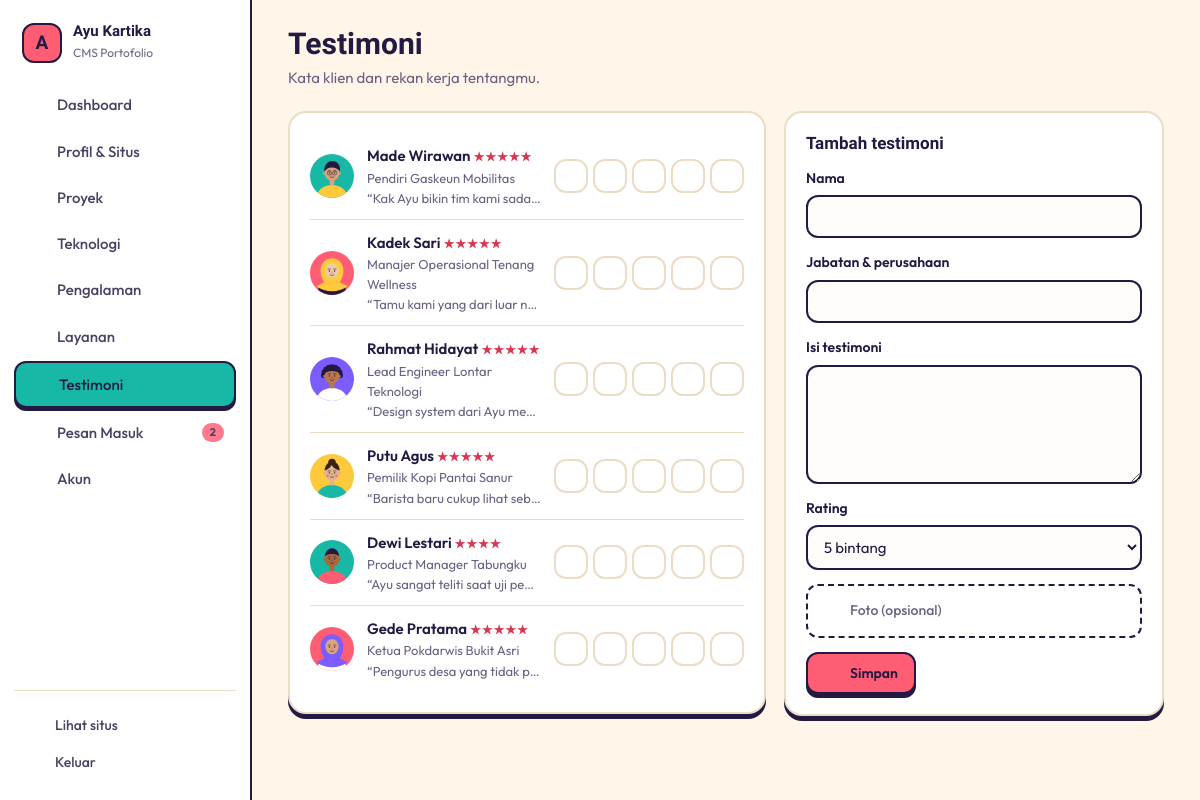
Screenshot of /index.php?page=testimoni (signed in) with the database file from the repository.
### tables this page shows
CREATE TABLE testimoni (
  id INT AUTO_INCREMENT PRIMARY KEY,
  nama VARCHAR(100) NOT NULL,
  jabatan VARCHAR(120) NOT NULL DEFAULT '',
  isi TEXT NOT NULL,
  foto VARCHAR(255) NOT NULL DEFAULT '',
  rating TINYINT UNSIGNED NOT NULL DEFAULT 5,
  tampil TINYINT(1) NOT NULL DEFAULT 1,
  urutan INT NOT NULL DEFAULT 0
);

### index.php (called while the page is built, shortened)
<?php
require __DIR__ . '/includes/bootstrap.php';
$admin = [
    'login'         => 'pages/admin/login.php',
    'logout'        => 'pages/admin/logout.php',
    'dashboard'     => 'pages/admin/dashboard.php',
    'profil'        => 'pages/admin/profil.php',
    'kelola-proyek' => 'pages/admin/proyek.php',
    'proyek-form'   => 'pages/admin/proyek-form.php',
    'teknologi'     => 'pages/admin/teknologi.php',
    'pengalaman'    => 'pages/admin/pengalaman.php',
    'layanan'       => 'pages/admin/layanan.php',
    'testimoni'     => 'pages/admin/testimoni.php',
    'pesan'         => 'pages/admin/pesan.php',
    'akun'          => 'pages/admin/akun.php',
];
$page = (string) ($_GET['page'] ?? 'beranda');
require __DIR__ . '/' . $admin[$page];

### pages/admin/testimoni.php (the view, shortened to what this page needs)
<?php
$edit = isset($_GET['id']) ? q('SELECT * FROM testimoni WHERE id = ?', [(int) $_GET['id']])->fetch() : null;
$edit = $edit ?: ['id' => 0, 'nama' => '', 'jabatan' => '', 'isi' => '', 'rating' => 5, 'foto' => ''];
$list = q('SELECT * FROM testimoni ORDER BY urutan, id')->fetchAll();
require ROOT . '/includes/admin_header.php';
?>
<div class="grid-side">
    <section class="card">
        <ul class="rows">
            <?php foreach ($list as $x): ?>
                <li class="<?= $x['tampil'] ? '' : 'hidden-row' ?>"><img src="<?= e(gambar($x['foto'], 'assets/img/avatar.svg')) ?>" alt="" class="av-img"><div class="grow"><b><?= e($x['nama']) ?> <span class="stars"><?= str_repeat('&#9733;', (int) $x['rating']) ?></span></b><small><?= e($x['jabatan']) ?></small><small class="clip">“<?= e(mb_strimwidth($x['isi'], 0, 140, '…')) ?>”</small></div>
                    <div class="row-acts">
                        <?php foreach ([['naik', 'arrow-up'], ['turun', 'arrow-down'], ['tampil', $x['tampil'] ? 'eye' : 'eye-off']] as [$a, $ic]): ?><form method="post"><?= csrf_field() ?><input type="hidden" name="id" value="<?= $x['id'] ?>"><button class="icon-btn" name="aksi" value="<?= $a ?>"><?= icon($ic, 16) ?></button></form><?php endforeach; ?>
                        <a class="icon-btn" href="<?= url('testimoni', ['id' => $x['id']]) ?>"><?= icon('pencil', 16) ?></a>
                        <form method="post" onsubmit="return confirm('Hapus testimoni ini?')"><button class="icon-btn danger" name="aksi" value="hapus"><?= icon('trash-2', 16) ?></button></form>
                    </div></li>
            <?php endforeach; ?>
        </ul>
    </section>
    <form method="post" class="card sticky" enctype="multipart/form-data">
        <div class="card-h"><h2><?= $edit['id'] ? 'Ubah testimoni' : 'Tambah testimoni' ?></h2><?php if ($edit['id']): ?><a href="<?= url('testimoni') ?>">Batal</a><?php endif; ?></div>
        <label>Nama<input name="nama" value="<?= e($edit['nama']) ?>" required maxlength="100"></label>
        <label>Jabatan & perusahaan<input name="jabatan" value="<?= e($edit['jabatan']) ?>" maxlength="120"></label>
        <label>Isi testimoni<textarea name="isi" rows="5" required maxlength="1000"><?= e($edit['isi']) ?></textarea></label>
        <label>Rating<select name="rating"><?php for ($i = 5; $i >= 1; $i--): ?><option value="<?= $i ?>" <?= (int) $edit['rating'] === $i ? 'selected' : '' ?>><?= $i ?> bintang</option><?php endfor; ?></select></label>
        <label class="file"><?= icon('upload', 18) ?> Foto (opsional)<input type="file" name="foto" accept="image/jpeg,image/png,image/webp"></label>
        <button class="btn btn-main" type="submit"><?= icon('check', 18) ?> Simpan</button>
    </form>
</div>
<?php require ROOT . '/includes/admin_footer.php';

### includes/bootstrap.php (shortened to what this page needs)
<?php
function db(): PDO
{
    static $pdo = null;
    if ($pdo === null) {
        $c = require ROOT . '/config/database.php';
        $pdo = new PDO("mysql:host={$c['host']};port={$c['port']};dbname={$c['database']};charset=utf8mb4", $c['username'], $c['password'], [
            PDO::ATTR_ERRMODE => PDO::ERRMODE_EXCEPTION,
            PDO::ATTR_DEFAULT_FETCH_MODE => PDO::FETCH_ASSOC,
            PDO::ATTR_EMULATE_PREPARES => false,
        ]);
        $pdo->exec("SET time_zone = '+07:00'");
    }
    return $pdo;
}
function q(string $sql, array $params = []): PDOStatement
{
    $st = db()->prepare($sql);
    $st->execute($params);
    return $st;
}
function e($v): string { return htmlspecialchars((string) $v, ENT_QUOTES, 'UTF-8'); }
function url(string $page, array $p = []): string { return 'index.php?' . http_build_query(['page' => $page] + $p); }
function gambar(?string $f, string $cadangan = 'assets/img/kosong.svg'): string
{
    return str_starts_with($f, 'assets/img/') ? $f : UPLOAD_URL . $f;
}
function icon(string $name, int $size = 18, string $cls = 'ic'): string
{
    static $ic = null;
    $ic ??= require __DIR__ . '/icons.php';
    return '<svg class="' . $cls . '" width="' . $size . '" height="' . $size . '" viewBox="0 0 24 24" fill="none" stroke="currentColor" stroke-width="1.8" stroke-linecap="round" stroke-linejoin="round" aria-hidden="true">' . ($ic[$name] ?? '') . '</svg>';
}

### assets/css/admin.css (style rules this page uses)
:root { --bg:#fff6e9;--card:#ffffff;--field:#fffdf9;--ink:#231942;--muted:#6b6283; --line:#ecdcc6;--line-strong:#231942;--acc:#ff5d73;--acc-ink:#d63851;--acc-border:#231942;--on-acc:#231942;--acc-soft:#ffe3e7; --side:#ffffff;--side-ink:#231942;--side-hover:#fff1dd;--side-on:#18b8a6;--side-on-ink:#231942;--side-line:#ecdcc6;--side-border:2px solid #231942; --danger:#d63851;--err-bg:#ffe3e7;--ok-bg:#d9f5f0;--ok-ink:#0b6b60;--ok-line:#18b8a6; --r:18px;--r-sm:12px;--r-xs:6px;--bw:2px;--card-shadow:0 5px 0 #231942;--btn-shadow:0 4px 0 #231942; --f-head:'Gabarito',sans-serif;--f-body:'Outfit',sans-serif; }
*,*::before,*::after { box-sizing:border-box }
html { -webkit-text-size-adjust:100% }
body.adm { margin:0;background:var(--bg);color:var(--ink);font:15px/1.55 var(--f-body);min-height:100vh }
a { color:var(--acc-ink) }
h1,h2,h3 { font-family:var(--f-head);margin:0;line-height:1.2 }
img { max-width:100%;display:block }
.grow { flex:1;min-width:0 }
.ic { flex:none }
.btn { display:inline-flex;align-items:center;gap:8px;padding:10px 16px;border-radius:var(--r-sm);border:var(--bw) solid var(--line-strong);background:var(--card);color:var(--ink);font:600 14px var(--f-body);cursor:pointer;text-decoration:none;white-space:nowrap;transition:transform .15s }
.btn-main { background:var(--acc);border-color:var(--acc-border);color:var(--on-acc);box-shadow:var(--btn-shadow) }
.btn.danger,.icon-btn.danger { color:var(--danger) }
.icon-btn { width:34px;height:34px;display:inline-grid;place-items:center;border-radius:var(--r-sm);border:var(--bw) solid var(--line);background:var(--card);color:var(--ink);cursor:pointer;text-decoration:none;padding:0 }
.card { background:var(--card);border:var(--bw) solid var(--line);border-radius:var(--r);padding:20px;box-shadow:var(--card-shadow);min-width:0 }
.card+.card { margin-top:18px }
.card-h { display:flex;align-items:center;justify-content:space-between;gap:10px;margin-bottom:14px }
.card-h h2 { font-size:17px }
.grid-side { display:grid;grid-template-columns:minmax(0,1fr) 380px;gap:18px;align-items:start }
.grid-side .card+.card { margin-top:0 }
.sticky { position:sticky;top:20px }
.rows { list-style:none;margin:0;padding:0 }
.rows li { display:flex;align-items:center;gap:13px;padding:11px 0;border-bottom:1px solid var(--line) }
.rows li:last-child { border-bottom:0 }
.rows li b { display:block;font-weight:600 }
.rows li small { display:block;color:var(--muted);font-size:13px }
.clip { overflow:hidden;text-overflow:ellipsis;white-space:nowrap }
.av-img { width:44px;height:44px;border-radius:50%;object-fit:cover;flex:none }
.stars { color:var(--acc-ink);font-size:12px;letter-spacing:1px }
.row-acts { display:flex;gap:5px;flex-wrap:wrap;justify-content:flex-end }
.row-acts form { margin:0 }
label { display:block;font-weight:600;font-size:14px;margin-bottom:14px }
textarea { resize:vertical }
.file { position:relative;border:var(--bw) dashed var(--line-strong);border-radius:var(--r-sm);padding:14px;display:flex;align-items:center;gap:10px;cursor:pointer;font-weight:500;color:var(--muted) }

### rows the page displays
testimoni: foto (picture), nama "Made Wirawan", rating "★★★★★", jabatan "Pendiri Gaskeun Mobilitas", isi "Kak Ayu bikin tim kami sada…", $size 16 (drawn)
testimoni: foto (picture), nama "Kadek Sari", rating "★★★★★", jabatan "Manajer Operasional Tenang Wellness", isi "Tamu kami yang dari luar n…", $size 16 (drawn)
testimoni: foto (picture), nama "Rahmat Hidayat", rating "★★★★★", jabatan "Lead Engineer Lontar Teknologi", isi "Design system dari Ayu me…", $size 16 (drawn)
testimoni: foto (picture), nama "Putu Agus", rating "★★★★★", jabatan "Pemilik Kopi Pantai Sanur", isi "Barista baru cukup lihat seb…", $size 16 (drawn)
testimoni: foto (picture), nama "Dewi Lestari", rating "★★★★", jabatan "Product Manager Tabungku", isi "Ayu sangat teliti saat uji pe…", $size 16 (drawn)
testimoni: foto (picture), nama "Gede Pratama", rating "★★★★★", jabatan "Ketua Pokdarwis Bukit Asri", isi "Pengurus desa yang tidak p…", $size 16 (drawn)

### other values shown
mb_strtoupper(mb_substr(setting('nama', 'P'), 0, 1)) "A"
setting('nama') "Ayu Kartika"
$l "Dashboard"
$l "Profil & Situs"
$l "Proyek"
$l "Teknologi"
$l "Pengalaman"
$l "Layanan"
$l "Testimoni"
$l "Pesan Masuk"
$n "2"
$l "Akun"
$title "Testimoni"
$sub "Kata klien dan rekan kerja tentangmu."
form field rating "5 bintang"
